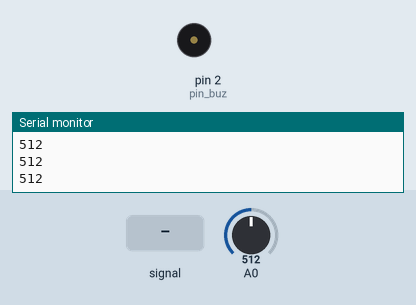
Recording of a sketch running on a simulated Arduino Uno, built with avr-gcc and run on an emulated ATmega328P. Parts: buzzer (waves = sounding), the last lines printed to the serial monitor. Inputs (shaded band) come from the test bench; at power-on: A0 = 512.

Above: at 1.2 s.
1.3 s: A0 fed a 2 Hz sine of ±306 counts around its level
4.3 s: A0 fed a 200 Hz sine of ±81 counts around its level
At 5.5 s:
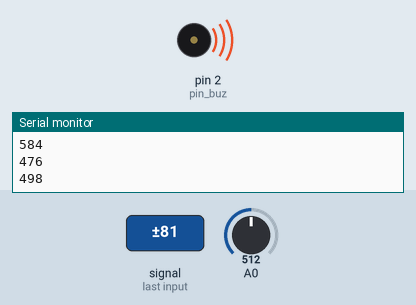
5.8 s: A0 set to 716
7.3 s: A0 set to 517
8.8 s: A0 set to 503
Timing chart, 0 to 11.3 s (numbered marks = the images above; inputs shaded):
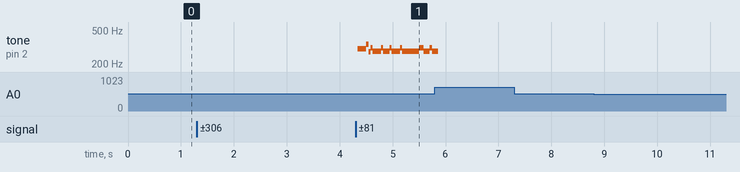

The sketch:

02_sound_passthrough_diffusion.ino
```cpp
/* Program gets sound from microphone (A0)
  and immediately outputs it to buzzer (pin 2) using threshold+decay diffusion algorithm,
  see "sound_tests/12_PolyphonyMega_diffusion_thresholding" for the details on this
  Can be used for electo-guitar connection too.

  Controller: Arduino Uno

  ----------------------------------------
  Connection
  ----------------------------------------
  1) Microphone:
  Take microphone unit for Arduino:
  connect it to Gnd, 5V, and output signal connect to A0.

  2) Potentiometer for pulling-up microphone:
  Note, that microphone unit gives -2.5V...2.5V output,
  so to digitize signal carefully we need to pull up it to 0..5V range for A0.
  As a solution, I use compact 10KOm potentiometer,
  connect left and right pins to Gnd, 5V, and output to A0 too.
  Next, I adjust potentiometer to obtain 2.5V when Mic is in a silence (or, equally, 512 on A0).
  Now microphone outputs 0..5V to A0!

  3) Buzzer (or audio output) to pin 2.

  ----------------------------------------
  Programming details
  ----------------------------------------
  By default Arduino ADC works on 8Khz - ok for us.
  But can speedup:
  https://www.instructables.com/Make-Your-Own-Spy-Bug-Arduino-Voice-Recorder/
  Recorder:
  https://github.com/TMRh20/TMRpcm
  http://microsin.net/programming/avr/real-time-digital-audio-processing-using-arduino.html

*/

const byte pin_buz = 2; //Buzzer pin

//--------------------------------------------------------------
void setup() {
  Serial.begin(500000);
  Serial.println("EndlessSynth Sound passtrough test (threshold+decay diffusion), v. 1.1 for Arduino Uno or Mega");
  Serial.println("Program gets sound from microphone (A0) and immediately outputs");
  Serial.println("it to buzzer (pin 2) using threshold+decay diffusion algorithm.");
  Serial.println("Note: please use potentiometer 10KOhm to move silence mic level to 2.5V (or, equally, 512 on A0)");

  //will be computed
  //Serial.print("Audio sample rate: "); Serial.println(audio_sample_rate);

  pinMode(pin_buz, OUTPUT); //activate buzzer

}

//--------------------------------------------------------------
//1-bit sound diffusion

long int sound_value = 0;
const int diff_step = //kind of threshold for sound
  70; //127;    //just 127 - to make polyphony sounding more "phatty"

const int diff_keep = 32; //50;  //decaying diffusion in 0..128, 0 - no diffusion, 1 - keep all diffusion
const int diff_keep_denom = 128; //denominator for diff_keep;

//threshold for switching buzzer, must be so that not to allow "silence beep"
const int thresh_sound = ((long int) diff_step) * diff_keep / (2*diff_keep_denom) + 1;

//--------------------------------------------------------------
void loop() {

  //run loop to measure time and deduce sample rate
  int n = 1000;
  int v;
  unsigned long time0 = micros();
  for (int i = 0; i < n; i++) {
    //get sample
    sound_value = sound_value * diff_keep / 128;  //decaying diffusion
    v = analogRead(A0);
    sound_value += (v >> 2) - 128; //0..1023 -> 0..255 -> -128..127
    //output
    if (sound_value >= thresh_sound) {
      digitalWrite(pin_buz, HIGH); //buzzer ON
      sound_value -= diff_step;       //diffusion propagation
    }
    else {
      if (sound_value <= -thresh_sound) {
        digitalWrite(pin_buz, LOW); //buzzer OFF;
        sound_value += diff_step;       //diffusion propagation
      }
    }

    //delay
    delayMicroseconds(50); //10);  //need to adjust delay to achieve 8000Hz rate
  }

  //estimate sample rate, runs once
  static byte was_measured = 0;
  if (!was_measured) {
    was_measured = 1;
    unsigned long delta = micros() - time0;
    long int audio_sample_rate = 1000000.0 * n / delta;
    Serial.print("Computed audio sample rate: "); Serial.println(audio_sample_rate);
  }

  //debug - use for setting up potentiometer so it print 512
  Serial.println(v);

}
```

Measured:
- after the input at 4.3 s, tone on pin 2 (pin_buz): plays 300 Hz for 0.16 s, 341 Hz for 0.04 s, 278 Hz for 0.04 s, 308 Hz for 0.04 s, 281 Hz for 0.16 s, 308 Hz for 0.04 s … (15 notes in this stretch), starting after 0.05 s
